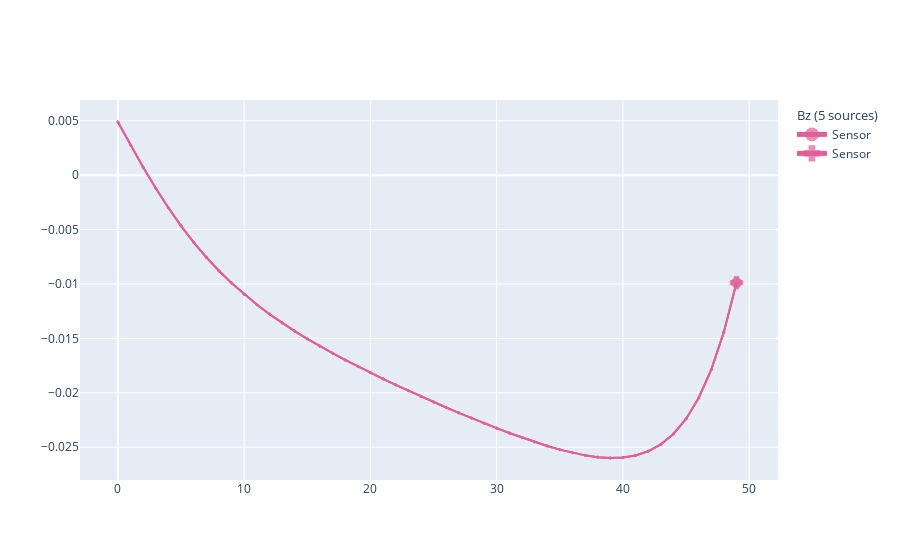

The cell this chart's notebook holds for it:
### Code cell
magpy.show({'objects': [halbach,sens], 'output':'Bz','col':1})

### Figure 1 — Plotly figure (JSON) as saved in the notebook; plotly's stock layout.template omitted (floating-point values rounded to 4 significant figures)
{"data": [{"hovertemplate": "<b>Path index</b>: %{x}    <b>Bz</b>: %{y:.3s}T<br><b>sources</b>:<br> - Collection(id=2261201050976)<br> - Cuboid(id=2261202760432)<br> - Cuboid(id=2261142733696)<br> - Cuboid(id=2261142738688)<br> - Cuboid(id=2261142734080)<br><b>sensors</b>:<br> - Sensor(id=2261201250704)<br> - Sensor(id=2261201250704)", "legendgroup": "Bz5 sources", "legendgrouptitle": {"text": "Bz (5 sources)"}, "line": {"color": "#e15f99", "dash": "solid"}, "marker": {"color": "#e15f99", "line": {"color": "#e15f99"}, "size": [2.1, 2.1, 2.1, 2.1, 2.1, 2.1, 2.1, 2.1, 2.1, 2.1, 2.1, 2.1, 2.1, 2.1, 2.1, 2.1, 2.1, 2.1, 2.1, 2.1, 2.1, 2.1, 2.1, 2.1, 2.1, 2.1, 2.1, 2.1, 2.1, 2.1, 2.1, 2.1, 2.1, 2.1, 2.1, 2.1, 2.1, 2.1, 2.1, 2.1, 2.1, 2.1, 2.1, 2.1, 2.1, 2.1, 2.1, 2.1, 2.1, 10.5], "symbol": "circle"}, "mode": "lines+markers", "name": "Sensor", "showlegend": true, "text": "sources", "type": "scatter", "x": [0, 1, 2, 3, 4, 5, 6, 7, 8, 9, 10, 11, 12, 13, 14, 15, 16, 17, 18, 19, 20, 21, 22, 23, 24, 25, 26, 27, 28, 29, 30, 31, 32, 33, 34, 35, 36, 37, 38, 39, 40, 41, 42, 43, 44, 45, 46, 47, 48, 49], "y": [0.004885, 0.002776, 0.0007344, -0.001199, -0.003, -0.004656, -0.006167, -0.00754, -0.008786, -0.009917, -0.01095, -0.01189, -0.01276, -0.01357, -0.01433, -0.01504, -0.01571, -0.01636, -0.01698, -0.01757, -0.01815, -0.01872, -0.01927, -0.0198, -0.02033, -0.02084, -0.02135, -0.02184, -0.02232, -0.02279, -0.02325, -0.02369, -0.02411, -0.02451, -0.02488, -0.02522, -0.02551, -0.02575, -0.02591, -0.02599, -0.02595, -0.02576, -0.02537, -0.02474, -0.02378, -0.0224, -0.02048, -0.01787, -0.01441, -0.009875]}, {"hovertemplate": "<b>Path index</b>: %{x}    <b>Bz</b>: %{y:.3s}T<br><b>sources</b>:<br> - Collection(id=2261201050976)<br> - Cuboid(id=2261202760432)<br> - Cuboid(id=2261142733696)<br> - Cuboid(id=2261142738688)<br> - Cuboid(id=2261142734080)<br><b>sensors</b>:<br> - Sensor(id=2261201250704)<br> - Sensor(id=2261201250704)", "legendgroup": "Bz5 sources", "legendgrouptitle": {"text": "Bz (5 sources)"}, "line": {"color": "#e15f99", "dash": "solid"}, "marker": {"color": "#e15f99", "line": {"color": "#e15f99"}, "size": [2.1, 2.1, 2.1, 2.1, 2.1, 2.1, 2.1, 2.1, 2.1, 2.1, 2.1, 2.1, 2.1, 2.1, 2.1, 2.1, 2.1, 2.1, 2.1, 2.1, 2.1, 2.1, 2.1, 2.1, 2.1, 2.1, 2.1, 2.1, 2.1, 2.1, 2.1, 2.1, 2.1, 2.1, 2.1, 2.1, 2.1, 2.1, 2.1, 2.1, 2.1, 2.1, 2.1, 2.1, 2.1, 2.1, 2.1, 2.1, 2.1, 10.5], "symbol": "cross"}, "mode": "lines+markers", "name": "Sensor", "showlegend": true, "text": "sources", "type": "scatter", "x": [0, 1, 2, 3, 4, 5, 6, 7, 8, 9, 10, 11, 12, 13, 14, 15, 16, 17, 18, 19, 20, 21, 22, 23, 24, 25, 26, 27, 28, 29, 30, 31, 32, 33, 34, 35, 36, 37, 38, 39, 40, 41, 42, 43, 44, 45, 46, 47, 48, 49], "y": [0.004885, 0.002776, 0.0007344, -0.001199, -0.003, -0.004656, -0.006167, -0.00754, -0.008786, -0.009917, -0.01095, -0.01189, -0.01276, -0.01357, -0.01433, -0.01504, -0.01571, -0.01636, -0.01698, -0.01757, -0.01815, -0.01872, -0.01927, -0.0198, -0.02033, -0.02084, -0.02135, -0.02184, -0.02232, -0.02279, -0.02325, -0.02369, -0.02411, -0.02451, -0.02488, -0.02522, -0.02551, -0.02575, -0.02591, -0.02599, -0.02595, -0.02576, -0.02537, -0.02474, -0.02378, -0.0224, -0.02048, -0.01787, -0.01441, -0.009875]}], "layout": {"legend": {"itemsizing": "constant"}, "scene": {"aspectmode": "manual", "aspectratio": {"x": 1, "y": 1, "z": 1}, "camera": {"eye": {"x": 1, "y": -1.5, "z": 1.4}}, "xaxis": {"autorange": false, "range": [-1, 1], "title": {"text": ""}}, "yaxis": {"autorange": false, "range": [-1, 1], "title": {"text": ""}}, "zaxis": {"autorange": false, "range": [-1, 1], "title": {"text": ""}}}}}
